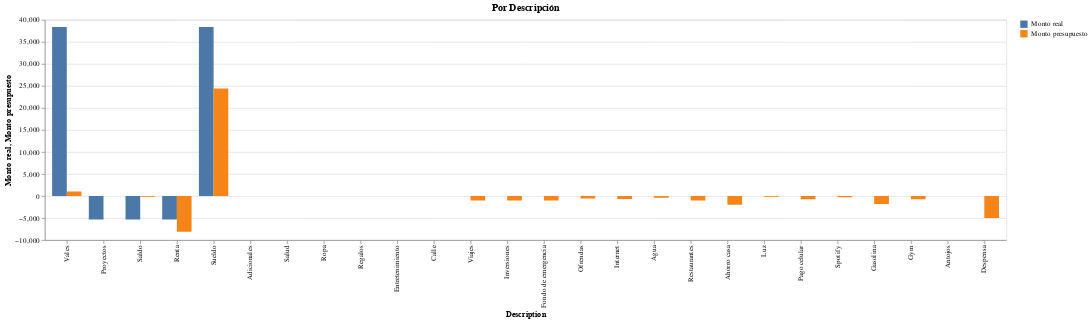

Here is the notebook cell this chart was saved with:
### Code cell
DeepnoteChart(presup_vs_real, """{"layer":[{"layer":[{"mark":{"clip":true,"type":"bar","color":"#4c78a8","tooltip":true},"encoding":{"x":{"sort":null,"type":"nominal","field":"Description","scale":{"type":"linear"}},"y":{"sort":null,"type":"quantitative","field":"Monto real","scale":{"type":"linear"},"format":{"type":"default","decimals":null},"formatType":"numberFormatFromNumberType"},"color":{"datum":"Monto real"},"xOffset":{"datum":"Monto real"}}}]},{"layer":[{"mark":{"clip":true,"type":"bar","color":"#f58518","tooltip":true},"encoding":{"x":{"sort":null,"type":"nominal","field":"Description","scale":{"type":"linear"}},"y":{"sort":null,"type":"quantitative","field":"Monto presupuesto","scale":{"type":"linear"},"format":{"type":"default","decimals":null},"formatType":"numberFormatFromNumberType"},"color":{"datum":"Monto presupuesto"},"xOffset":{"datum":"Monto presupuesto"}}}]}],"title":"Por Descripción","config":{"legend":{}},"$schema":"https://vega.github.io/schema/vega-lite/v5.json","encoding":{}}""")

### Figure 1 — Vega-Lite specification as saved in the notebook (floating-point values rounded to 4 significant figures)
{"$schema": "https://vega.github.io/schema/vega-lite/v5.json", "encoding": {}, "layer": [{"layer": [{"mark": {"type": "bar", "tooltip": true, "color": "#4c78a8", "clip": true}, "encoding": {"x": {"field": "Description", "type": "nominal", "sort": null, "scale": {"type": "linear"}}, "y": {"field": "Monto real", "type": "quantitative", "sort": null, "scale": {"type": "linear"}, "formatType": "numberFormatFromNumberType", "format": {"type": "default", "decimals": null}}, "color": {"datum": "Monto real"}, "xOffset": {"datum": "Monto real"}}}]}, {"layer": [{"mark": {"type": "bar", "tooltip": true, "color": "#f58518", "clip": true}, "encoding": {"x": {"field": "Description", "type": "nominal", "sort": null, "scale": {"type": "linear"}}, "y": {"field": "Monto presupuesto", "type": "quantitative", "sort": null, "scale": {"type": "linear"}, "formatType": "numberFormatFromNumberType", "format": {"type": "default", "decimals": null}}, "color": {"datum": "Monto presupuesto"}, "xOffset": {"datum": "Monto presupuesto"}}}]}], "title": "Por Descripción", "config": {"legend": {}}, "data": {"values": [{"Categoria": "Sueldo", "Description": "Vales", "Monto presupuesto": 1000, "Monto real": 38370, "Diferencia": -37370, "mes_actual": 2, "año_actual": 2023}, {"Categoria": "Hogar", "Description": "Proyectos", "Monto presupuesto": 0, "Monto real": -5333, "Diferencia": 5333, "mes_actual": 2, "año_actual": 2023}, {"Categoria": "Hogar", "Description": "Saldo", "Monto presupuesto": -200, "Monto real": -5333, "Diferencia": 5133, "mes_actual": 2, "año_actual": 2023}, {"Categoria": "Hogar", "Description": "Renta", "Monto presupuesto": -8100, "Monto real": -5333, "Diferencia": -2767, "mes_actual": 2, "año_actual": 2023}, {"Categoria": "Sueldo", "Description": "Sueldo", "Monto presupuesto": 24400, "Monto real": 38370, "Diferencia": -13970, "mes_actual": 2, "año_actual": 2023}, {"Categoria": "Adicionales", "Description": "Adicionales", "Monto presupuesto": 0, "Monto real": 0, "Diferencia": 0, "mes_actual": 2, "año_actual": 2023}, {"Categoria": "Cuidado personal", "Description": "Salud", "Monto presupuesto": 0, "Monto real": 0, "Diferencia": 0, "mes_actual": 2, "año_actual": 2023}, {"Categoria": "Cuidado personal", "Description": "Ropa", "Monto presupuesto": 0, "Monto real": 0, "Diferencia": 0, "mes_actual": 2, "año_actual": 2023}, {"Categoria": "Miscenláneos", "Description": "Regalos", "Monto presupuesto": 0, "Monto real": 0, "Diferencia": 0, "mes_actual": 2, "año_actual": 2023}, {"Categoria": "Gustos", "Description": "Entretenimiento", "Monto presupuesto": 0, "Monto real": 0, "Diferencia": 0, "mes_actual": 2, "año_actual": 2023}, {"Categoria": "Miscenláneos", "Description": "Calle", "Monto presupuesto": 0, "Monto real": 0, "Diferencia": 0, "mes_actual": 2, "año_actual": 2023}, {"Categoria": "Ahorros", "Description": "Viajes", "Monto presupuesto": -1000, "Monto real": 0, "Diferencia": 0, "mes_actual": 2, "año_actual": 2023}, {"Categoria": "Ahorros", "Description": "Inversiones", "Monto presupuesto": -1000, "Monto real": 0, "Diferencia": 0, "mes_actual": 2, "año_actual": 2023}, {"Categoria": "Ahorros", "Description": "Fondo de emergencia", "Monto presupuesto": -1000, "Monto real": 0, "Diferencia": 0, "mes_actual": 2, "año_actual": 2023}, {"Categoria": "Iglesia", "Description": "Ofrendas", "Monto presupuesto": -600, "Monto real": 0, "Diferencia": 0, "mes_actual": 2, "año_actual": 2023}, {"Categoria": "Servicios", "Description": "Internet", "Monto presupuesto": -700, "Monto real": 0, "Diferencia": 0, "mes_actual": 2, "año_actual": 2023}, {"Categoria": "Servicios", "Description": "Agua", "Monto presupuesto": -400, "Monto real": 0, "Diferencia": 0, "mes_actual": 2, "año_actual": 2023}, {"Categoria": "Gustos", "Description": "Restaurantes", "Monto presupuesto": -1000, "Monto real": 0, "Diferencia": 0, "mes_actual": 2, "año_actual": 2023}, {"Categoria": "Ahorros", "Description": "Ahorro casa", "Monto presupuesto": -2000, "Monto real": 0, "Diferencia": 0, "mes_actual": 2, "año_actual": 2023}, {"Categoria": "Servicios", "Description": "Luz", "Monto presupuesto": -180, "Monto real": 0, "Diferencia": 0, "mes_actual": 2, "año_actual": 2023}, {"Categoria": "Miscenláneos", "Description": "Pago celular", "Monto presupuesto": -719, "Monto real": 0, "Diferencia": 0, "mes_actual": 2, "año_actual": 2023}, {"Categoria": "Subscripciones", "Description": "Spotify", "Monto presupuesto": -298, "Monto real": 0, "Diferencia": 0, "mes_actual": 2, "año_actual": 2023}, {"Categoria": "Transporte", "Description": "Gasolina", "Monto presupuesto": -1800, "Monto real": 0, "Diferencia": 0, "mes_actual": 2, "año_actual": 2023}, {"Categoria": "Subscripciones", "Description": "Gym", "Monto presupuesto": -718, "Monto real": 0, "Diferencia": 0, "mes_actual": 2, "año_actual": 2023}, {"Categoria": "Gustos", "Description": "Antojos", "Monto presupuesto": 0, "Monto real": 0, "Diferencia": 0, "mes_actual": 2, "año_actual": 2023}, {"Categoria": "Despensa", "Description": "Despensa", "Monto presupuesto": -5000, "Monto real": 0, "Diferencia": 0, "mes_actual": 2, "año_actual": 2023}]}}
